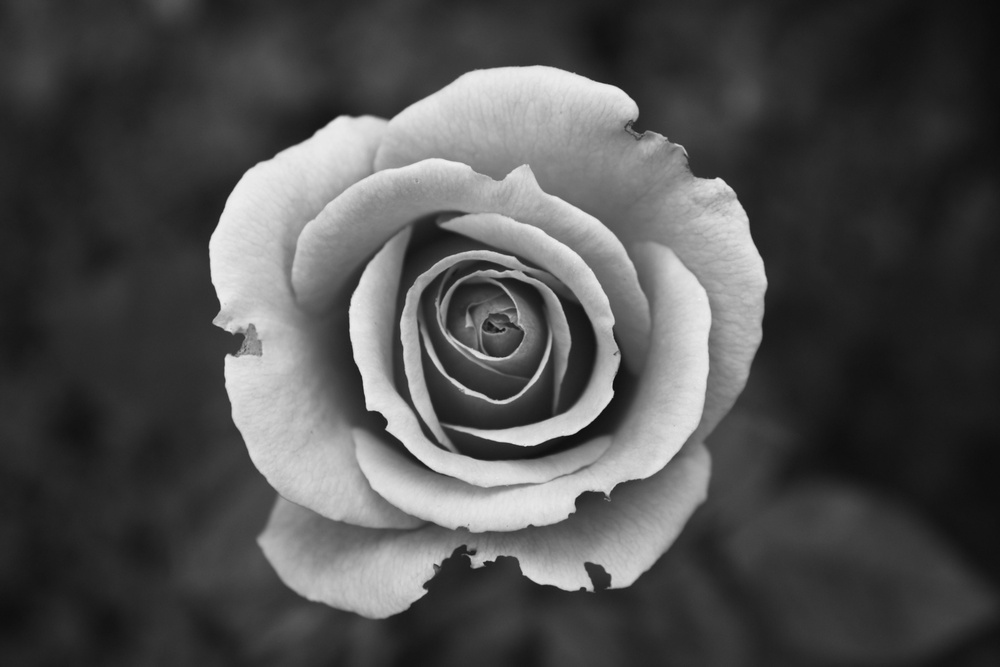
#> input picture images/another_bt_same_grey.jpg, 1000 x 667 px, shrunk from 4272 x 2848 before the run
$ jupyter execute poisson_noise.ipynb
#> lines starting #> are read from the running program, lines starting #| are printed output that depends on the picture
#> further down, image is the input picture: shape (667, 1000); min 10, max 240, mean 79.5
[cell 1]
import numpy as np
import random
import cv2
from matplotlib import pyplot as plt

[cell 2]
def sp_noise(image,prob):
#> called with prob = 0.05
    noise = np.random.poisson(50,image.shape)
    plt.hist(noise.ravel(),256,[-256,256])
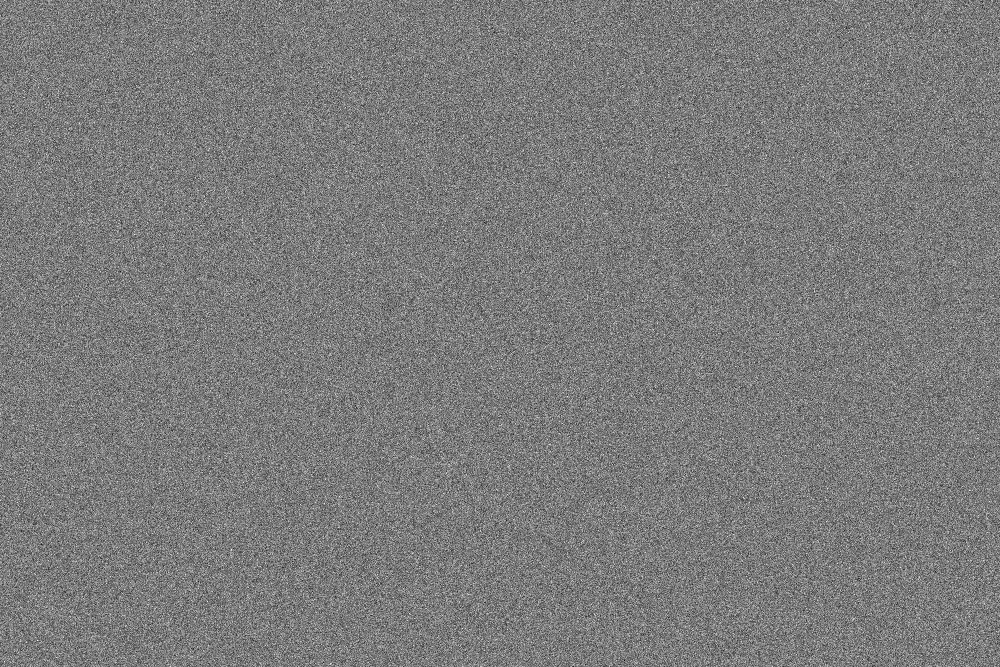
#> noise: shape (667, 1000) int64; min 18, max 84, mean 50; drawn with min black and max white
    plt.show()
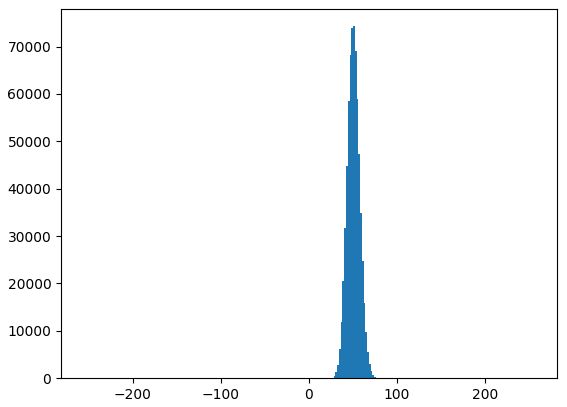
#> figure drawn by matplotlib, 1 panel; tallest bar 74308 high, from x = 50 to 52
    output = image+noise
    return output

[cell 3]
image = cv2.imread("images/another_bt_same_grey.jpg",0)
noise_img = sp_noise(image,0.05)
plt.subplot(121),plt.imshow(image,cmap = "gray")
plt.subplot(122),plt.imshow(image,cmap = "gray")
cv2.imwrite("noise.jpg",noise_img)
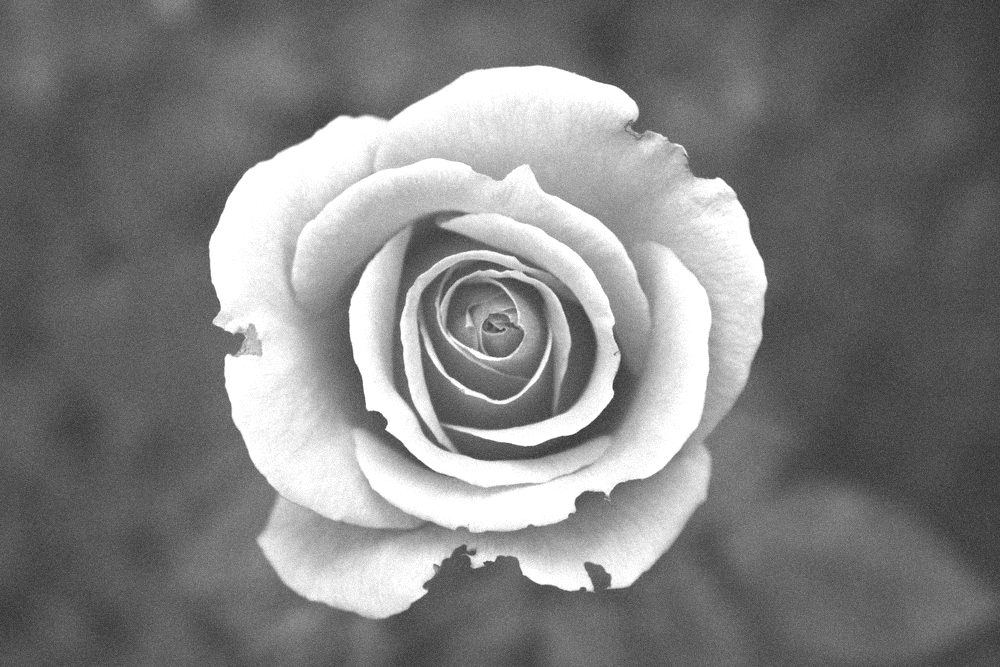
#> saved as noise.jpg: shape (667, 1000); min 39, max 255, mean 128.6
plt.show()
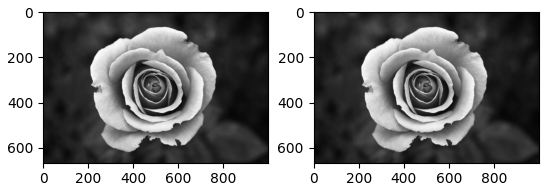
#> figure drawn by matplotlib, 2 panels
